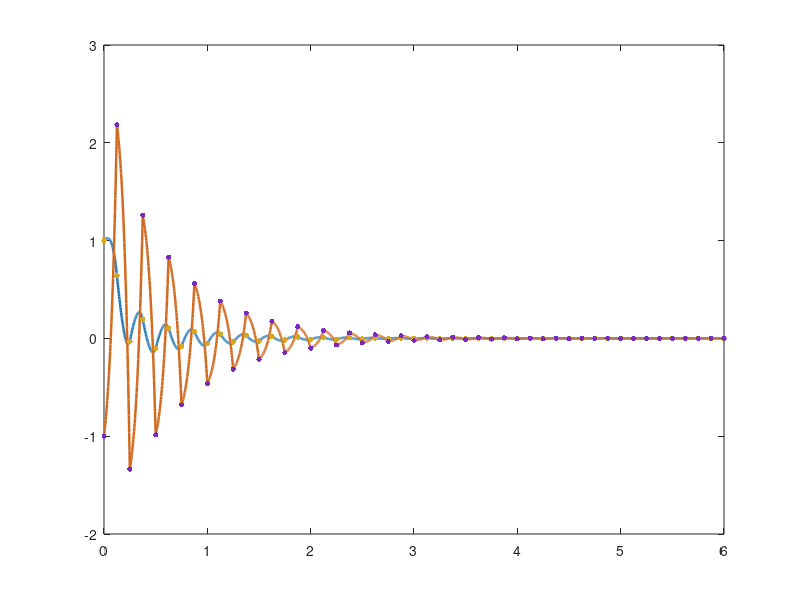

This chart was generated by the following MATLAB code: (Note: this script raises an error after producing the figure.)
repoRoot = fileparts(fileparts(fileparts(fileparts(mfilename('fullpath')))));
figureDir = fullfile(repoRoot, 'figures', '08_periodic_sampling_control');
generatedDir = fullfile(repoRoot, 'generated', '08_periodic_sampling_control');

if ~exist(figureDir, 'dir')
    mkdir(figureDir);
end

if ~exist(generatedDir, 'dir')
    mkdir(generatedDir);
end

A = [-0.479908, -3.81625; 5.1546, 14.4723];
B = diag([5.8705212, 15.50107]);
K = [-0.3399, -0.0263; -0.0628, -1.2527];
alpha = 0.05;
h = 0.125;
x0 = [1; -1];
tEnd = 6.0;
pointsPerInterval = 40;

numIntervals = round(tEnd / h);
sampleTimes = linspace(0, numIntervals * h, numIntervals + 1);
sampledStates = zeros(numIntervals + 1, 2);
sampledStates(1, :) = x0.';
sampledControls = zeros(numIntervals, 2);

localTau = linspace(0, h, pointsPerInterval + 1);
localTau(end) = [];
continuousTimes = [];
continuousStates = [];

    function [Ad, Bd] = zohDiscretize(localA, localB, tau)
        n = size(localA, 1);
        m = size(localB, 2);
        augmented = zeros(n + m, n + m);
        augmented(1:n, 1:n) = localA;
        augmented(1:n, n+1:n+m) = localB;
        transition = expm(augmented * tau);
        Ad = transition(1:n, 1:n);
        Bd = transition(1:n, n+1:n+m);
    end

[Ad_h, Bd_h] = zohDiscretize(A, B, h);

localAd = cell(length(localTau), 1);
localBd = cell(length(localTau), 1);
for idx = 1:length(localTau)
    [localAd{idx}, localBd{idx}] = zohDiscretize(A, B, localTau(idx));
end

for k = 1:numIntervals
    xk = sampledStates(k, :).';
    uk = K * xk;
    sampledControls(k, :) = uk.';

    t0 = sampleTimes(k);
    localTimes = t0 + localTau;
    localStates = zeros(length(localTau), 2);
    for idx = 1:length(localTau)
        localStates(idx, :) = (localAd{idx} * xk + localBd{idx} * uk).';
    end

    continuousTimes = [continuousTimes, localTimes]; %#ok<AGROW>
    continuousStates = [continuousStates; localStates]; %#ok<AGROW>

    sampledStates(k + 1, :) = (Ad_h * xk + Bd_h * uk).';
end

continuousTimes = [continuousTimes, sampleTimes(end)];
continuousStates = [continuousStates; sampledStates(end, :)];

discreteClosedLoop = Ad_h + Bd_h * K;
discreteEig = eig(discreteClosedLoop);
rho = max(abs(discreteEig));

fig1 = figure('Visible', 'off', 'Color', 'w');
plot(continuousTimes, continuousStates(:, 1), 'LineWidth', 1.8, 'Color', [0.12, 0.47, 0.71]);
hold on;
plot(continuousTimes, continuousStates(:, 2), 'LineWidth', 1.8, 'Color', [0.82, 0.41, 0.12]);
scatter(sampleTimes, sampledStates(:, 1), 16, [0.85, 0.65, 0.13], 'filled');
scatter(sampleTimes, sampledStates(:, 2), 14, [0.48, 0.17, 0.74], 'filled');
yline(0, 'k-', 'LineWidth', 0.6);
xlabel('t (s)');
ylabel('states');
title(sprintf('Continuous & sampled states (h=%.3f s, rho=%.6f)', h, rho));
grid on;
legend({'x_1(t)', 'x_2(t)', 'x_1[k]', 'x_2[k]'}, 'Location', 'southeast');
exportgraphics(fig1, fullfile(figureDir, 'continuous_sampled_states.png'), 'Resolution', 160);
close(fig1);

controlTimes = sampleTimes;
controlValues = [sampledControls; sampledControls(end, :)];

fig2 = figure('Visible', 'off', 'Color', 'w');
stairs(controlTimes, controlValues(:, 1), 'LineWidth', 1.8, 'Color', [0.12, 0.47, 0.71]);
hold on;
stairs(controlTimes, controlValues(:, 2), 'LineWidth', 1.8, 'Color', [0.82, 0.41, 0.12]);
xlabel('t (s)');
ylabel('u(t)');
title('ZOH control signals');
grid on;
legend({'u_1(t)', 'u_2(t)'}, 'Location', 'southeast');
exportgraphics(fig2, fullfile(figureDir, 'zoh_control_signals.png'), 'Resolution', 160);
close(fig2);

report = struct();
report.alpha = alpha;
report.sampling_period = h;
report.system_matrix_A = A;
report.input_matrix_B = B;
report.feedback_gain_K = K;
report.initial_state = x0.';
report.discrete_closed_loop_matrix = discreteClosedLoop;
report.discrete_closed_loop_eigenvalues = [real(discreteEig), imag(discreteEig)];
report.spectral_radius = rho;
report.final_sampled_state = sampledStates(end, :);
report.final_control = sampledControls(end, :);

reportPath = fullfile(generatedDir, 'periodic_sampling_report.json');
fid = fopen(reportPath, 'w');
fprintf(fid, '%s', jsonencode(report, PrettyPrint=true));
fclose(fid);

fprintf('Saved MATLAB report to: %s\n', generatedDir);
fprintf('Saved MATLAB figures to: %s\n', figureDir);
